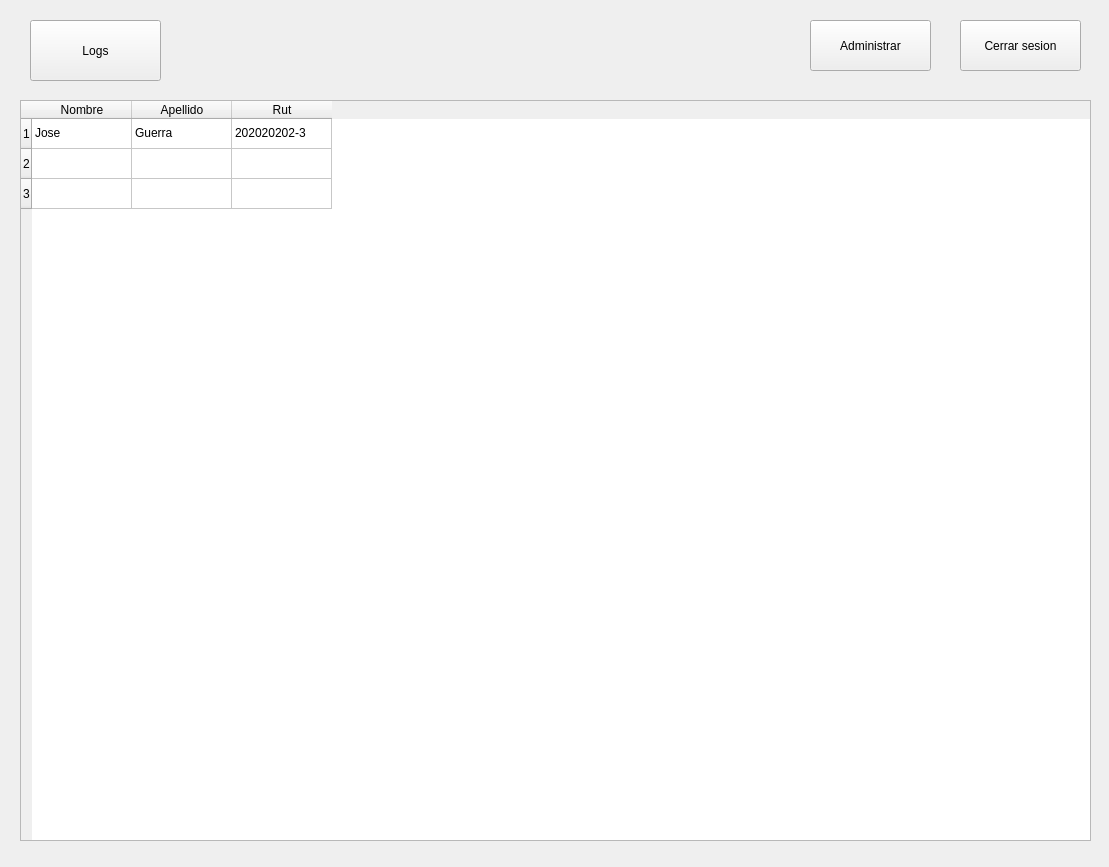
<?xml version="1.0" encoding="UTF-8"?>
<ui version="4.0">
 <class>Form</class>
 <widget class="QWidget" name="Form">
  <property name="geometry">
   <rect>
    <x>0</x>
    <y>0</y>
    <width>1109</width>
    <height>867</height>
   </rect>
  </property>
  <property name="windowTitle">
   <string>Form</string>
  </property>
  <widget class="QTableWidget" name="tableWidget">
   <property name="geometry">
    <rect>
     <x>20</x>
     <y>100</y>
     <width>1071</width>
     <height>741</height>
    </rect>
   </property>
   <row>
    <property name="text">
     <string>1</string>
    </property>
   </row>
   <row>
    <property name="text">
     <string>2</string>
    </property>
   </row>
   <row>
    <property name="text">
     <string>3</string>
    </property>
   </row>
   <column>
    <property name="text">
     <string>Nombre</string>
    </property>
   </column>
   <column>
    <property name="text">
     <string>Apellido</string>
    </property>
   </column>
   <column>
    <property name="text">
     <string>Rut</string>
    </property>
   </column>
   <item row="0" column="0">
    <property name="text">
     <string>Jose</string>
    </property>
   </item>
   <item row="0" column="1">
    <property name="text">
     <string>Guerra</string>
    </property>
   </item>
   <item row="0" column="2">
    <property name="text">
     <string>202020202-3</string>
    </property>
   </item>
  </widget>
  <widget class="QPushButton" name="btn_logout">
   <property name="geometry">
    <rect>
     <x>960</x>
     <y>20</y>
     <width>121</width>
     <height>51</height>
    </rect>
   </property>
   <property name="text">
    <string>Cerrar sesion</string>
   </property>
  </widget>
  <widget class="QPushButton" name="btn_adm">
   <property name="geometry">
    <rect>
     <x>810</x>
     <y>20</y>
     <width>121</width>
     <height>51</height>
    </rect>
   </property>
   <property name="text">
    <string>Administrar</string>
   </property>
  </widget>
  <widget class="QPushButton" name="pushButton">
   <property name="geometry">
    <rect>
     <x>30</x>
     <y>20</y>
     <width>131</width>
     <height>61</height>
    </rect>
   </property>
   <property name="text">
    <string>Logs</string>
   </property>
  </widget>
 </widget>
 <resources/>
 <connections/>
</ui>
